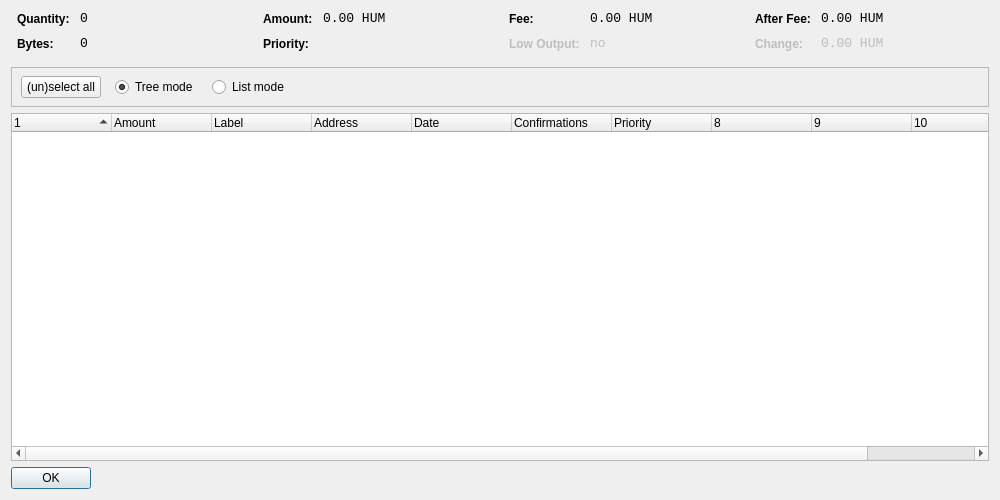
<?xml version="1.0" encoding="UTF-8"?>
<ui version="4.0">
 <class>CoinControlDialog</class>
 <widget class="QDialog" name="CoinControlDialog">
  <property name="geometry">
   <rect>
    <x>0</x>
    <y>0</y>
    <width>1000</width>
    <height>500</height>
   </rect>
  </property>
  <property name="windowTitle">
   <string>Coin Control</string>
  </property>
  <layout class="QVBoxLayout" name="verticalLayout">
   <item>
    <layout class="QHBoxLayout" name="horizontalLayoutTop" stretch="0,0,0,0">
     <property name="topMargin">
      <number>0</number>
     </property>
     <property name="bottomMargin">
      <number>10</number>
     </property>
     <item>
      <layout class="QFormLayout" name="formLayoutCoinControl1">
       <property name="horizontalSpacing">
        <number>10</number>
       </property>
       <property name="verticalSpacing">
        <number>10</number>
       </property>
       <property name="leftMargin">
        <number>6</number>
       </property>
       <property name="rightMargin">
        <number>6</number>
       </property>
       <item row="0" column="0">
        <widget class="QLabel" name="labelCoinControlQuantityText">
         <property name="styleSheet">
          <string notr="true">font-weight:bold;</string>
         </property>
         <property name="text">
          <string>Quantity:</string>
         </property>
        </widget>
       </item>
       <item row="0" column="1">
        <widget class="QLabel" name="labelCoinControlQuantity">
         <property name="font">
          <font>
           <family>Monospace</family>
           <pointsize>10</pointsize>
          </font>
         </property>
         <property name="cursor">
          <cursorShape>IBeamCursor</cursorShape>
         </property>
         <property name="contextMenuPolicy">
          <enum>Qt::ActionsContextMenu</enum>
         </property>
         <property name="text">
          <string notr="true">0</string>
         </property>
         <property name="textInteractionFlags">
          <set>Qt::LinksAccessibleByMouse|Qt::TextSelectableByKeyboard|Qt::TextSelectableByMouse</set>
         </property>
        </widget>
       </item>
       <item row="1" column="0">
        <widget class="QLabel" name="labelCoinControlBytesText">
         <property name="styleSheet">
          <string notr="true">font-weight:bold;</string>
         </property>
         <property name="text">
          <string>Bytes:</string>
         </property>
        </widget>
       </item>
       <item row="1" column="1">
        <widget class="QLabel" name="labelCoinControlBytes">
         <property name="font">
          <font>
           <family>Monospace</family>
           <pointsize>10</pointsize>
          </font>
         </property>
         <property name="cursor">
          <cursorShape>IBeamCursor</cursorShape>
         </property>
         <property name="contextMenuPolicy">
          <enum>Qt::ActionsContextMenu</enum>
         </property>
         <property name="text">
          <string notr="true">0</string>
         </property>
         <property name="textInteractionFlags">
          <set>Qt::LinksAccessibleByMouse|Qt::TextSelectableByKeyboard|Qt::TextSelectableByMouse</set>
         </property>
        </widget>
       </item>
      </layout>
     </item>
     <item>
      <layout class="QFormLayout" name="formLayoutCoinControl2">
       <property name="horizontalSpacing">
        <number>10</number>
       </property>
       <property name="verticalSpacing">
        <number>10</number>
       </property>
       <property name="leftMargin">
        <number>6</number>
       </property>
       <property name="rightMargin">
        <number>6</number>
       </property>
       <item row="0" column="0">
        <widget class="QLabel" name="labelCoinControlAmountText">
         <property name="styleSheet">
          <string notr="true">font-weight:bold;</string>
         </property>
         <property name="text">
          <string>Amount:</string>
         </property>
        </widget>
       </item>
       <item row="0" column="1">
        <widget class="QLabel" name="labelCoinControlAmount">
         <property name="font">
          <font>
           <family>Monospace</family>
           <pointsize>10</pointsize>
          </font>
         </property>
         <property name="cursor">
          <cursorShape>IBeamCursor</cursorShape>
         </property>
         <property name="contextMenuPolicy">
          <enum>Qt::ActionsContextMenu</enum>
         </property>
         <property name="text">
          <string notr="true">0.00 HUM</string>
         </property>
         <property name="textInteractionFlags">
          <set>Qt::LinksAccessibleByMouse|Qt::TextSelectableByKeyboard|Qt::TextSelectableByMouse</set>
         </property>
        </widget>
       </item>
       <item row="1" column="0">
        <widget class="QLabel" name="labelCoinControlPriorityText">
         <property name="styleSheet">
          <string notr="true">font-weight:bold;</string>
         </property>
         <property name="text">
          <string>Priority:</string>
         </property>
        </widget>
       </item>
       <item row="1" column="1">
        <widget class="QLabel" name="labelCoinControlPriority">
         <property name="font">
          <font>
           <family>Monospace</family>
           <pointsize>10</pointsize>
          </font>
         </property>
         <property name="cursor">
          <cursorShape>IBeamCursor</cursorShape>
         </property>
         <property name="contextMenuPolicy">
          <enum>Qt::ActionsContextMenu</enum>
         </property>
         <property name="text">
          <string/>
         </property>
         <property name="textInteractionFlags">
          <set>Qt::LinksAccessibleByMouse|Qt::TextSelectableByKeyboard|Qt::TextSelectableByMouse</set>
         </property>
        </widget>
       </item>
      </layout>
     </item>
     <item>
      <layout class="QFormLayout" name="formLayoutCoinControl3">
       <property name="horizontalSpacing">
        <number>10</number>
       </property>
       <property name="verticalSpacing">
        <number>10</number>
       </property>
       <property name="leftMargin">
        <number>6</number>
       </property>
       <property name="rightMargin">
        <number>6</number>
       </property>
       <item row="0" column="0">
        <widget class="QLabel" name="labelCoinControlFeeText">
         <property name="styleSheet">
          <string notr="true">font-weight:bold;</string>
         </property>
         <property name="text">
          <string>Fee:</string>
         </property>
        </widget>
       </item>
       <item row="0" column="1">
        <widget class="QLabel" name="labelCoinControlFee">
         <property name="font">
          <font>
           <family>Monospace</family>
           <pointsize>10</pointsize>
          </font>
         </property>
         <property name="cursor">
          <cursorShape>IBeamCursor</cursorShape>
         </property>
         <property name="contextMenuPolicy">
          <enum>Qt::ActionsContextMenu</enum>
         </property>
         <property name="text">
          <string notr="true">0.00 HUM</string>
         </property>
         <property name="textInteractionFlags">
          <set>Qt::LinksAccessibleByMouse|Qt::TextSelectableByKeyboard|Qt::TextSelectableByMouse</set>
         </property>
        </widget>
       </item>
       <item row="1" column="0">
        <widget class="QLabel" name="labelCoinControlLowOutputText">
         <property name="enabled">
          <bool>false</bool>
         </property>
         <property name="styleSheet">
          <string notr="true">font-weight:bold;</string>
         </property>
         <property name="text">
          <string>Low Output:</string>
         </property>
        </widget>
       </item>
       <item row="1" column="1">
        <widget class="QLabel" name="labelCoinControlLowOutput">
         <property name="enabled">
          <bool>false</bool>
         </property>
         <property name="font">
          <font>
           <family>Monospace</family>
           <pointsize>10</pointsize>
          </font>
         </property>
         <property name="cursor">
          <cursorShape>IBeamCursor</cursorShape>
         </property>
         <property name="contextMenuPolicy">
          <enum>Qt::ActionsContextMenu</enum>
         </property>
         <property name="text">
          <string notr="true">no</string>
         </property>
         <property name="textInteractionFlags">
          <set>Qt::LinksAccessibleByMouse|Qt::TextSelectableByKeyboard|Qt::TextSelectableByMouse</set>
         </property>
        </widget>
       </item>
      </layout>
     </item>
     <item>
      <layout class="QFormLayout" name="formLayoutCoinControl4">
       <property name="horizontalSpacing">
        <number>10</number>
       </property>
       <property name="verticalSpacing">
        <number>10</number>
       </property>
       <property name="leftMargin">
        <number>6</number>
       </property>
       <property name="rightMargin">
        <number>6</number>
       </property>
       <item row="0" column="0">
        <widget class="QLabel" name="labelCoinControlAfterFeeText">
         <property name="styleSheet">
          <string notr="true">font-weight:bold;</string>
         </property>
         <property name="text">
          <string>After Fee:</string>
         </property>
        </widget>
       </item>
       <item row="0" column="1">
        <widget class="QLabel" name="labelCoinControlAfterFee">
         <property name="font">
          <font>
           <family>Monospace</family>
           <pointsize>10</pointsize>
          </font>
         </property>
         <property name="cursor">
          <cursorShape>IBeamCursor</cursorShape>
         </property>
         <property name="contextMenuPolicy">
          <enum>Qt::ActionsContextMenu</enum>
         </property>
         <property name="text">
          <string notr="true">0.00 HUM</string>
         </property>
         <property name="textInteractionFlags">
          <set>Qt::LinksAccessibleByMouse|Qt::TextSelectableByKeyboard|Qt::TextSelectableByMouse</set>
         </property>
        </widget>
       </item>
       <item row="1" column="0">
        <widget class="QLabel" name="labelCoinControlChangeText">
         <property name="enabled">
          <bool>false</bool>
         </property>
         <property name="styleSheet">
          <string notr="true">font-weight:bold;</string>
         </property>
         <property name="text">
          <string>Change:</string>
         </property>
        </widget>
       </item>
       <item row="1" column="1">
        <widget class="QLabel" name="labelCoinControlChange">
         <property name="enabled">
          <bool>false</bool>
         </property>
         <property name="font">
          <font>
           <family>Monospace</family>
           <pointsize>10</pointsize>
          </font>
         </property>
         <property name="cursor">
          <cursorShape>IBeamCursor</cursorShape>
         </property>
         <property name="contextMenuPolicy">
          <enum>Qt::ActionsContextMenu</enum>
         </property>
         <property name="text">
          <string notr="true">0.00 HUM</string>
         </property>
         <property name="textInteractionFlags">
          <set>Qt::LinksAccessibleByMouse|Qt::TextSelectableByKeyboard|Qt::TextSelectableByMouse</set>
         </property>
        </widget>
       </item>
      </layout>
     </item>
    </layout>
   </item>
   <item>
    <widget class="QFrame" name="frame">
     <property name="minimumSize">
      <size>
       <width>0</width>
       <height>40</height>
      </size>
     </property>
     <property name="frameShape">
      <enum>QFrame::StyledPanel</enum>
     </property>
     <property name="frameShadow">
      <enum>QFrame::Sunken</enum>
     </property>
     <widget class="QWidget" name="horizontalLayoutWidget">
      <property name="geometry">
       <rect>
        <x>10</x>
        <y>0</y>
        <width>781</width>
        <height>41</height>
       </rect>
      </property>
      <layout class="QHBoxLayout" name="horizontalLayoutPanel" stretch="0,0,0,0,0">
       <property name="spacing">
        <number>14</number>
       </property>
       <item>
        <widget class="QPushButton" name="pushButtonSelectAll">
         <property name="sizePolicy">
          <sizepolicy hsizetype="Maximum" vsizetype="Fixed">
           <horstretch>0</horstretch>
           <verstretch>0</verstretch>
          </sizepolicy>
         </property>
         <property name="text">
          <string>(un)select all</string>
         </property>
        </widget>
       </item>
       <item>
        <widget class="QRadioButton" name="radioTreeMode">
         <property name="sizePolicy">
          <sizepolicy hsizetype="Maximum" vsizetype="Fixed">
           <horstretch>0</horstretch>
           <verstretch>0</verstretch>
          </sizepolicy>
         </property>
         <property name="text">
          <string>Tree mode</string>
         </property>
         <property name="checked">
          <bool>true</bool>
         </property>
        </widget>
       </item>
       <item>
        <widget class="QRadioButton" name="radioListMode">
         <property name="sizePolicy">
          <sizepolicy hsizetype="Maximum" vsizetype="Fixed">
           <horstretch>0</horstretch>
           <verstretch>0</verstretch>
          </sizepolicy>
         </property>
         <property name="text">
          <string>List mode</string>
         </property>
        </widget>
       </item>
       <item>
        <spacer name="horizontalSpacer">
         <property name="orientation">
          <enum>Qt::Horizontal</enum>
         </property>
         <property name="sizeHint" stdset="0">
          <size>
           <width>40</width>
           <height>20</height>
          </size>
         </property>
        </spacer>
       </item>
      </layout>
     </widget>
    </widget>
   </item>
   <item>
    <widget class="CoinControlTreeWidget" name="treeWidget">
     <property name="contextMenuPolicy">
      <enum>Qt::CustomContextMenu</enum>
     </property>
     <property name="sortingEnabled">
      <bool>false</bool>
     </property>
     <property name="columnCount">
      <number>11</number>
     </property>
     <attribute name="headerShowSortIndicator" stdset="0">
      <bool>true</bool>
     </attribute>
     <attribute name="headerStretchLastSection">
      <bool>false</bool>
     </attribute>
     <column>
      <property name="text">
       <string/>
      </property>
     </column>
     <column>
      <property name="text">
       <string>Amount</string>
      </property>
     </column>
     <column>
      <property name="text">
       <string>Label</string>
      </property>
     </column>
     <column>
      <property name="text">
       <string>Address</string>
      </property>
     </column>
     <column>
      <property name="text">
       <string>Date</string>
      </property>
     </column>
     <column>
      <property name="text">
       <string>Confirmations</string>
      </property>
      <property name="toolTip">
       <string>Confirmed</string>
      </property>
     </column>
     <column>
      <property name="text">
       <string>Priority</string>
      </property>
     </column>
     <column>
      <property name="text">
       <string/>
      </property>
     </column>
     <column>
      <property name="text">
       <string/>
      </property>
     </column>
     <column>
      <property name="text">
       <string/>
      </property>
     </column>
     <column>
      <property name="text">
       <string/>
      </property>
     </column>
    </widget>
   </item>
   <item>
    <widget class="QDialogButtonBox" name="buttonBox">
     <property name="sizePolicy">
      <sizepolicy hsizetype="Maximum" vsizetype="Fixed">
       <horstretch>0</horstretch>
       <verstretch>0</verstretch>
      </sizepolicy>
     </property>
     <property name="orientation">
      <enum>Qt::Horizontal</enum>
     </property>
     <property name="standardButtons">
      <set>QDialogButtonBox::Ok</set>
     </property>
    </widget>
   </item>
  </layout>
 </widget>
 <customwidgets>
  <customwidget>
   <class>CoinControlTreeWidget</class>
   <extends>QTreeWidget</extends>
   <header>coincontroltreewidget.h</header>
  </customwidget>
 </customwidgets>
 <resources/>
 <connections/>
</ui>
